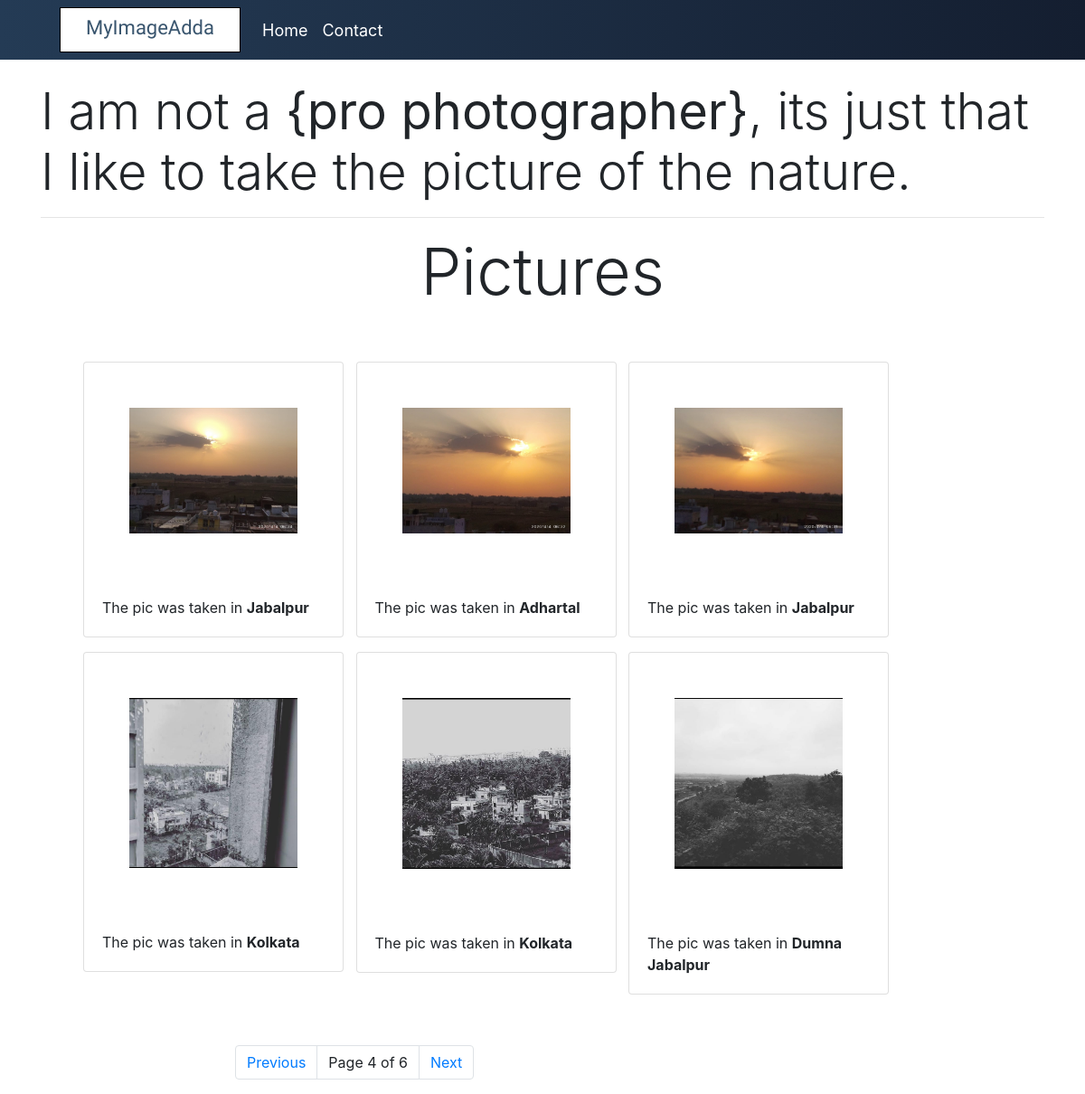
/?page=4, run on the app's committed database.
### MyImageAdda/models.py (models this page shows, shortened)
class Image(models.Model):
    picture = models.ImageField()
    place = models.CharField(max_length=200)

### MyImageAdda/views.py (the view)
# urls.py: path('', views.index, name='index')
def index(request):
    pic_list = Image.objects.all()
    paginator = Paginator(pic_list, 6)
    page = request.GET.get('page')
    try:
        pics = paginator.page(page)
    except PageNotAnInteger:
        pics = paginator.page(1)
    except EmptyPage:
        pics = paginator.page(paginator.num_pages)
    context = {
        'page': page,
        'pics': pics
    }
    return render(request, 'MyImageAdda/index.html', context)

### MyImageAdda/templates/MyImageAdda/index.html (shortened to what this page needs)
{% extends 'MyImageAdda/base.html' %}
{% load static %}
{% block content %}
<div class="container">
    <p class="display-4 pt-4">I am not a <strong>{pro photographer}</strong>, its just that I like to take the picture of the nature.</p>
    <hr>
    <h2 class="display-3 text-center ">Pictures</h2>
    <div class="row my-5 mx-3">
        {% for x in pics %}
        <div class="col-lg-3 mx-3">
            <div class="card my-2 " style="width: 18rem;">
                <img src="{{ x.picture.url }}" class="zoom card-img-top" alt="...">
                <div class="card-body">
                    <p class="card-text">The pic was taken in <strong>{{x.place}}</strong></p>
                </div>
            </div>
        </div>
        {% endfor %}
    </div>
</div>
{% include "MyImageAdda/pagination.html" with page=pics %}
{% endblock content %}

### MyImageAdda/static/style.css (style rules this page uses)
.zoom { padding: 50px; transition: transform .2s; }

### data on the page
Image: picture (picture), place "Jabalpur"
Image: picture (picture), place "Adhartal"
Image: picture (picture), place "Jabalpur"
Image: picture (picture), place "Kolkata"
Image: picture (picture), place "Kolkata"
Image: picture (picture), place "Dumna Jabalpur"

### other printed values
{{ page.number }} "4"
{{ page.paginator.num_pages }} "6"
